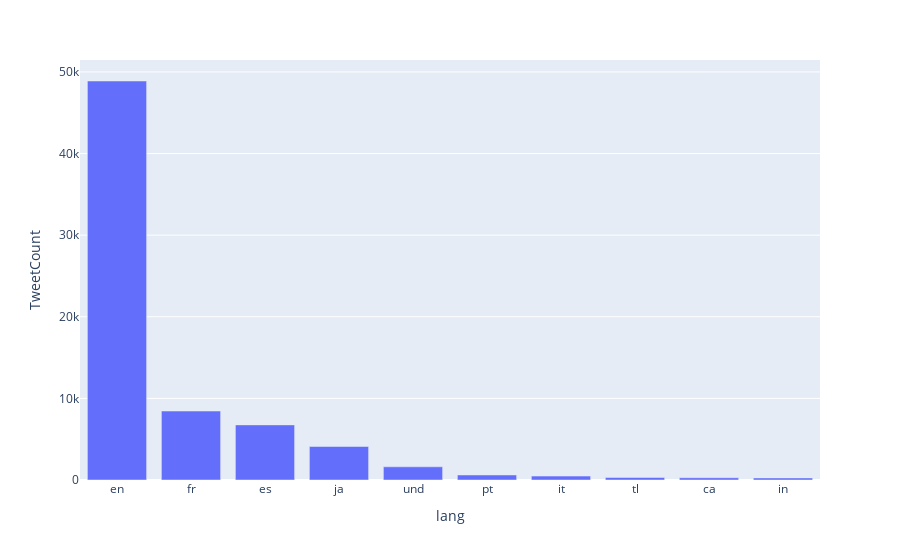

The code cell stored with this chart in its notebook:
### Code cell
tempdf = ps.DataFrame(dfLang)

fig = tempdf.plot(kind='bar', x='lang', y='TweetCount')
fig.show()

fig.write_image("Images/TweetCountByLanguage.svg")
fig.write_html("Images/TweetCountByLanguage.html")

### Figure 1 — Plotly figure (JSON) as saved in the notebook; plotly's stock layout.template omitted (floating-point values rounded to 4 significant figures)
{"data": [{"alignmentgroup": "True", "hovertemplate": "lang=%{x}<br>TweetCount=%{y}<extra></extra>", "legendgroup": "", "marker": {"color": "#636efa", "pattern": {"shape": ""}}, "name": "", "offsetgroup": "", "orientation": "v", "showlegend": false, "textposition": "auto", "type": "bar", "x": ["en", "fr", "es", "ja", "und", "pt", "it", "tl", "ca", "in"], "xaxis": "x", "y": [48892, 8450, 6754, 4105, 1618, 614, 480, 309, 274, 251], "yaxis": "y"}], "layout": {"barmode": "relative", "legend": {"tracegroupgap": 0}, "margin": {"t": 60}, "xaxis": {"anchor": "y", "domain": [0, 1], "title": {"text": "lang"}}, "yaxis": {"anchor": "x", "domain": [0, 1], "title": {"text": "TweetCount"}}}}
